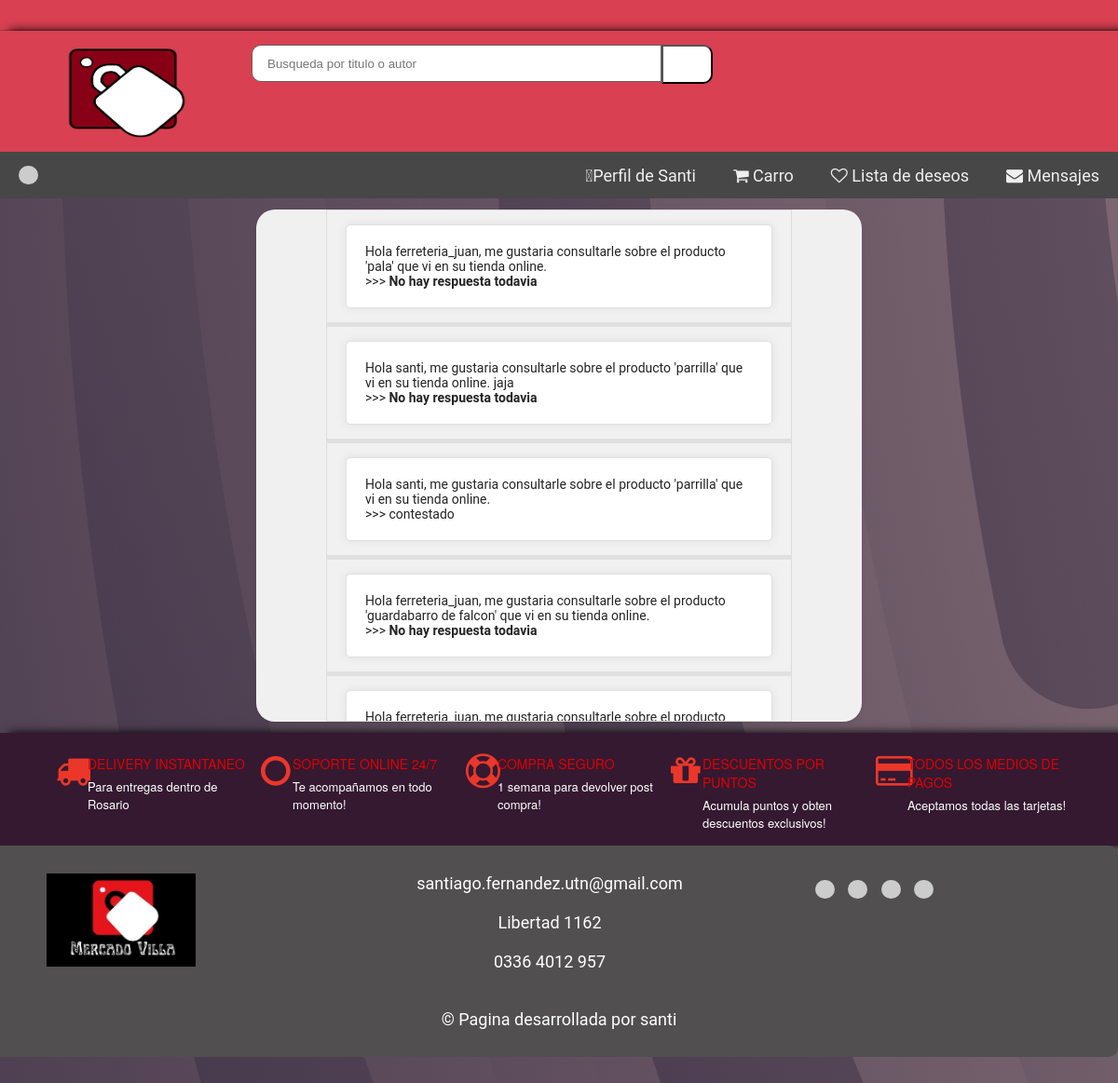
The app's page /web/chat/ (signed in) with its own data.
### clients/models.py (models this page shows)
class ClientModel(AbstractUser):
    cuit = models.CharField(max_length=11)
    business_line = models.CharField(choices=BusinessLineChoices.choices, max_length=128, default=BusinessLineChoices.OTROS.value)
    business_line_interes = models.CharField(choices=BusinessLineChoices.choices, max_length=128, default=BusinessLineChoices.OTROS.value)
    is_seller = models.BooleanField(default=False)
    is_buyer = models.BooleanField(default=True)
    state = models.CharField(max_length=128,blank = True, null = True)
    city = models.CharField(max_length=128,blank = True, null = True)
    postal_code = models.CharField(max_length = 4,blank = True, null = True)
    phone_number = models.CharField(max_length = 64)
    avatar = models.ImageField(upload_to="avatar", null = True, blank = True)

### comunication/models.py (models this page shows, shortened)
class ComunicationModel(models.Model):
    client_question = models.ForeignKey(ClientModel, on_delete=models.DO_NOTHING, related_name="client_question")
    client_seller = models.ForeignKey(ClientModel, on_delete=models.CASCADE, related_name="client_seller")
    question = models.TextField()
    answer = models.TextField(blank=True, default="")

### web/views/chat_view.py (the view)
# urls.py: path('chat/', ChatView.as_view(), name="chat"),
class ChatView(LoginRequiredMixin, View):
    def __init__(self, **kwargs) -> None:
        self.template = loader.get_template("chat.html")
        super().__init__(**kwargs)
    def get(self,request):
        chat = ComunicationModel.objects.filter(client_question=request.user)
        context = {
            "chat" : chat,
        }
        return HttpResponse(self.template.render(context, request))

### templates/chat.html (shortened to what this page needs)
{% extends "home.html" %}
{% load static %}
{% block content %}
{% load static %}
{% load humanize %}
<link rel="stylesheet" href="{% static 'home.css' %}">
<div class="chat-card">
<div class="global">
{% for c in chat%}
<div class="chat-container">
<div class ="cart-item">
{{c.question}}
<br>
>>>
{% if c.answer%}
{{c.answer}}
{% else %}
<strong>No hay respuesta todavia</strong>
{% endif %}
<br>
</div>
</div>
{% endfor %}
</div>
</div>
{%endblock content%}

### templates/home.html (shortened to what this page needs)
<html>
  <head>
    {% load static %}
    <link rel="stylesheet" href="https://cdnjs.cloudflare.com/ajax/libs/font-awesome/4.7.0/css/font-awesome.min.css">
    <link rel="stylesheet" href="{% static 'css/home.css' %}" type="text/css" />
    <link rel="stylesheet" href="{% static 'css/user.css' %}" type="text/css" />
    <link rel="stylesheet" href="{% static 'css/cart.css' %}" type="text/css" />
    <link rel="stylesheet" href="{% static 'css/signup.css' %}" type="text/css" />
    <link rel="stylesheet" href="{% static 'css/publication.css' %}" type="text/css" />
    <link rel="stylesheet" href="{% static 'css/chat.css' %}" type="text/css" />
    <link rel="stylesheet" href="{% static 'css/payment.css' %}" type="text/css" />
    {% load humanize %}
  </head>
  <body>
    <div class="width-100 top-header">
      <div class="container-word">
        <div class="word-slide">
        </div>
      </div>
    </div>
    <div class="width-100 search-panel">
      <div class="container">
        <div class="width-20">
          <img src="{% static 'img/LOGOVECTORIZADOPNG.png' %}" class="logo-img"
            alt="[Logotipo]">
        </div>
        <div class="width-50">
          <input class="search-textbox" type="text"
            Placeholder="Busqueda por titulo o autor">
          <button class="search-button">
          </button>
        </div>
      </div>
    </div>
    <div class="nav">
      <div class="nav-header">
        <div class="nav-title">
            <a href="/web/"><button type="button"class="icon-button"id="python-button" data-lang="python">
              </button></a>
        </div>
      </div>
      <div class="nav-links">
          {% if user.is_authenticated %}
            <a href="/user/"><i class="fas fa-user-circle" aria-hidden="true"></i>Perfil de {{ user.username |capfirst }}</a>
            <a href="{%url 'cart'%}"><i class="fa fa-shopping-cart" aria-hidden="true"></i> Carro
            </a>
            <a class="head1mr" href="#"><i class="fa fa-heart-o" aria-hidden="true"></i> Lista de deseos </a>
            <a href="{%url 'chat' %}"><i class="fa fa-envelope"></i> Mensajes</a>
          {% else %}
            <a href="/login/"><i class="fa fa-user-circle-o" aria-hidden="true"></i> Iniciar sesion </a>
          {% endif %}
      </div>
  </div>
    {% block content %}
    {% endblock content %}
    <div class="width-100 margin-top-50 feature-sect">
      <div class="container">
        <div class="width-20 featured-padding">
          <div class="featured-border">
            <div class="width-20 featured-content">
              <i class="fa fa-truck" aria-hidden="true"></i>
            </div>
            <div
              class="width-80 featured-content margin-top-8">
              <h4>Delivery Instantaneo</h4>
              <p>Para entregas dentro de Rosario</p>
            </div>
          </div>
        </div>
        <div class="width-20">
          <div class="featured-border">
            <div class="featured-bord">
              <div class="width-20 featured-content">
                <i class="fa fa-circle-o"
                  aria-hidden="true"></i>
              </div>
              <div
                class="width-80 featured-content margin-top-8">
                <h4>Soporte Online 24/7</h4>
                <p>Te acompañamos en todo momento! </p>
              </div>
            </div>
          </div>
        </div>
        <div class="width-20">
          <div class="featured-border">
            <div class="width-20 featured-content">
              <i class="fa fa-life-ring"
                aria-hidden="true"></i>
            </div>
            <div
              class="width-80 featured-content margin-top-8">
              <h4>Compra seguro</h4>
              <p>1 semana para devolver post compra!</p>
            </div>
          </div>
        </div>
        <div class="width-20">
          <div class="featured-border">
            <div class="width-20 featured-content">
              <i class="fa fa-gift" aria-hidden="true"></i>
            </div>
            <div
              class="width-80 featured-content margin-top-8">
              <h4>Descuentos por puntos</h4>
              <p>Acumula puntos y obten descuentos
                exclusivos!</p>
            </div>
          </div>
        </div>
        <div class="width-20">
          <div class="featured-border">
            <div class="width-20 featured-content">
              <i class="fa fa-credit-card"
                aria-hidden="true"></i>
            </div>
            <div
              class="width-80 featured-content margin-top-8">
              <h4>Todos los medios de pagos</h4>
              <p>Aceptamos todas las tarjetas!</p>
            </div>
          </div>
        </div>
      </div>
    </div>
    <footer class="footer">
      <div class="container">
        <div class="footer-content">
          <div class="footer-logo">
            <img src="{% static 'img/logo_vale2.jpg' %}" class="logo-img" alt="[Logotipo]">
          </div>
          <div class="footer-links">
            <ul class="footer-menu">
              <li><a href="#">santiago.fernandez.utn@gmail.com</a></li><br><br>
              <li><a href="#">Libertad 1162</a></li><br><br>
              <li><a href="#">0336 4012 957</a></li><br><br>
            </ul>
          </div>
          <div class="footer-social">
            <ul class="social-icons">
              <li>
                <button type="button"
                  class="icon-button"
                  id="python-button" data-lang="python">
                  </button>
              </li>
              <li>
                <button type="button"
                  class="icon-button"
                  id="python-button" data-lang="python">
                  </button>
              </li>
              <li>
                <button type="button"
                  class="icon-button"
                  id="python-button" data-lang="python">
                  </button>
              </li>
              <li><button type="button"
                  class="icon-button"
                  id="python-button" data-lang="python">
                  </button>
              </li>
            </ul>
          </div>
        </div>
        <div class="footer-bottom">
          <p>&copy; Pagina desarrollada por santi</p>
        </div>
      </div>
    </footer>
  </body>
</html>

### static/css/home.css (style rules this page uses)
html, body { font-family: Roboto, sans-serif, arial; font-size: 14px; color: #242424; font-weight: 400; background-color: #060420; background-attachment: fixed; background-size: cover; }
:root { --color1 : #d94052 ; --color2 : #ee7e4c ; --color3 : #341931 ; --color4 : #514f4f ; --color5 : #4c4949 ; }
html { -webkit-text-size-adjust: 100%; -ms-text-size-adjust: 100%; font-size: 10px; -webkit-tap-highlight-color: transparent }
* { margin: 0px; padding: 0px; -webkit-box-sizing: border-box; -moz-box-sizing: border-box; box-sizing: border-box; margin: 0; padding: 0; outline: 0 }
.container { width: 1150px; margin: 0px auto; display: table; }
.width-100 { width: 100%; float: left; background-color: var(--color3); box-shadow: #000000 10px 0px 10px; }
.width-50 { width: 50%; float: left; }
.width-80 { width: 80%; float: left; }
.width-20 { width: 20%; float: left; }
.word-slide { white-space: nowrap; overflow: hidden; }
.container-word { width: 100%; }
.top-header { background: var(--color1); padding: 8px 0px; border-bottom: 1px solid #3131315e; }
.search-panel { background: var(--color1); padding: 15px 0px; }
.search-textbox { padding-left: 16px; height: 40px; width: 80%; border: 1px solid #636060; border-radius: 10px 0px 0px 10px; float: left; }
.search-button { height: 42px; width: 55px; border-radius: 0px 10px 10px 0px; background: rgb(255, 255, 255); float: left; }
.logo-img { width: 160px; height: 100px; }
.featured-content i { font-size: 37px; padding: 7px 0 0 10px; color: #eb372a; }
.featured-content h4 { color: #e00000; font-size: 14px; margin: 0 0 5px; text-transform: uppercase; font-weight: 500; font-family: "Helvetica Neue", "Helvetica", "Arial", "sans-serif"; }
.featured-content p { font-size: 13px; color: #ffffff; font-family: "Helvetica Neue", "Helvetica", "Arial", "sans-serif"; }
.margin-top-8 { margin-top: 8px; }
.featured-border { width: 100%; float: left; padding: 15px 0px; }
* { box-sizing: border-box; margin: 0; padding: 0; }
.footer { font-size: 18px; width: 100%; background-color:var(--color4); color: #fff; padding: 30px 0; border-radius: 0px 10px 10px 0px; position: relative; display: flex; align-items: center; justify-content: center; }
.container { width: 100%; margin: 0 auto; padding: 0 50px; }
.footer-content { display: grid; grid-template-columns: 25% 50% 25%; }
.footer-menu { list-style: none; padding: 0; margin: 0; text-align: center; }
.footer-menu li { display: inline-block; margin-right: 20px; }
.footer-menu a { color: #fff; text-decoration: none; }
.social-icons { list-style: none; padding: 0; margin: 0; }
.icon-button { background-color: #ccc; border: 1px; border-radius: 100px; border-color: rgb(7, 7, 7); padding: 10px; cursor: pointer; font-size: 10px; transition: background-color 0.5s ease; }
.social-icons li { display: inline-block; margin-right: 10px; }
.social-icons li:last-child { margin-right: 0; }
.footer-bottom { margin-top: 20px; text-align: center; }
.footer-bottom p { margin: 0; }
.chat-container { display: -webkit-box; display: flex; -webkit-box-pack: justify; justify-content: space-between; -webkit-box-align: center; align-items: center; padding: 15px 20px; background-color: transparent; border-bottom: 5px solid rgba(7, 7, 7, 0.07); }
.nav { height: 50px; width: 100%; padding: 0 10px; display: flex; align-items: center; justify-content: space-between; background-color: #474747; position: relative; border: none; }
.nav .nav-header { width: 50%; display: inline; }
.nav .nav-header .nav-title { display: inline-block; font-size: 22px; color: #fff; padding: 10px; }
.nav .nav-links { width: 50%; display: inline-flex; justify-content: flex-end; column-gap: 20px; font-size: 18px; border: none; border-radius: 0 0 10px 10px; }
.nav .nav-links a { display: inline-block; padding: 10px 10px; text-decoration: none; color: #efefef; }

### static/css/cart.css (style rules this page uses)
.cart-item { padding: 20px; border: 1px solid #e0e0e0; border-radius: 5px; background-color: #fff; box-shadow: 0 0 10px #e0e0e0; }

### static/css/chat.css (style rules this page uses)
.global { height: 600px; width: 500px; border: 1px solid #ddd; background: #f1f1f1; overflow-y: scroll; }
.chat-card { height: 550px; width: 450px; display: flex; flex-direction: column; align-items: center; justify-content: center; background-color: #f0f0f0; border-radius: 20px; box-shadow: 0 2px 4px rgba(0, 0, 0, 0.1); margin-left: 50%; margin-top: 1%; margin-bottom: 1%; transform: translate(-50%, 0%); }
@media screen and (min-width: 768px) { .chat-card { width: 650px; height: 550px; } }

### records on screen
ClientModel: username "Santi"
ComunicationModel: question "Hola ferreteria_juan, me gustaria consultarle sobre el producto 'pala' que vi en su tienda online.", answer "No hay respuesta todavia"
ComunicationModel: question "Hola santi, me gustaria consultarle sobre el producto 'parrilla' que vi en su tienda online. jaja", answer "No hay respuesta todavia"
ComunicationModel: question "Hola santi, me gustaria consultarle sobre el producto 'parrilla' que vi en su tienda online.", answer "contestado"
ComunicationModel: question "Hola ferreteria_juan, me gustaria consultarle sobre el producto 'guardabarro de falcon' que vi en su tienda online.", answer "No hay respuesta todavia"
ComunicationModel: question "Hola ferreteria_juan, me gustaria consultarle sobre el producto…"
